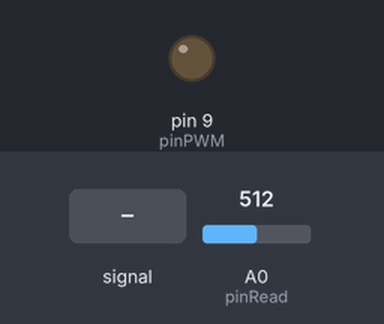
This sketch was run on a simulated Arduino Uno, built with avr-gcc and run on an emulated ATmega328P. Parts: output pins drawn as LEDs (lit = HIGH). Inputs (shaded band) come from the test bench; at power-on: A0 (pinRead) = 512.

Above: at 1.2 s.
1.3 s: A0 (pinRead) fed a 200 Hz sine of ±255 counts around its level
4.3 s: A0 (pinRead) set to 122
At 5.3 s:
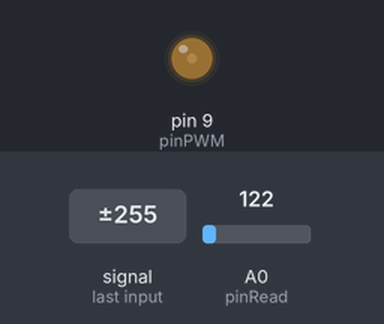
7.3 s: A0 (pinRead) set to 900
At 7.3 s:
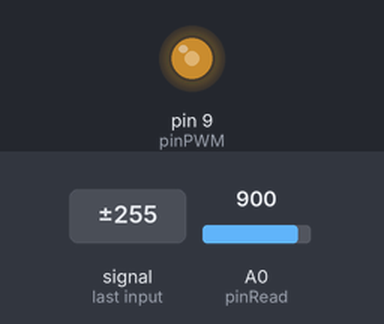
8.8 s: A0 (pinRead) set to 888
At 9.9 s:
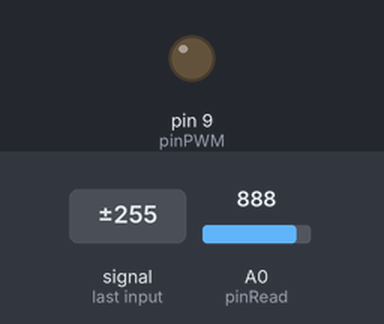
Timing chart, 0 to 11.3 s (numbered marks = the images above; inputs shaded):
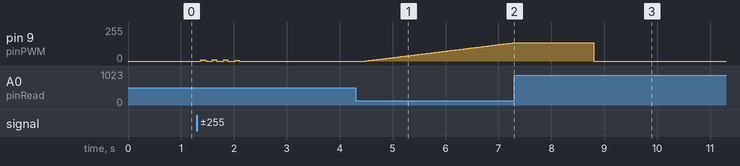

Measured:
- the behaviour switches between 900 and 899 on A0 (pinRead) (found by bisection; images 2 and 3)
- after the input at 4.3 s, pin 9 (pinPWM): moves from 0/255 to 137/255 over 2.8 s, starting after 0.19 s
- after the input at 7.3 s, pin 9 (pinPWM): stays 137/255 (without the input it goes to 138/255 after 0.01 s)
- after the input at 8.8 s, pin 9 (pinPWM): 137/255 → 0/255 at once

The sketch:

without_print_and_setParams.ino
```cpp
int pinPWM = 9;
int pinRead = A0;
uint32_t freq, realFreq;
int32_t pwm = 0;
uint32_t timerD = 0;
uint16_t delayD;
int32_t err[] = {0, 0};

uint8_t scale;
uint32_t P, D, I;
int16_t target, readableData, averD, averP;
uint8_t alphaD, alphaP;
int32_t maxPwm, accum, error;

void setup()
{
    analogReference(INTERNAL);
    cli(); //запрет прерываний
    //режим вывода не инверсный
    TCCR1A|=(1<<COM1A1);  //1
    TCCR1A&=~(1<<COM1A0);  //0

    //режим шим c точной фазой и частотой
    TCCR1A&=~(1<<WGM10);  //0
    TCCR1A&=~(1<<WGM11);  //0
    TCCR1B&=~(1<<WGM12);  //0
    TCCR1B|=(1<<WGM13);  //1

    //предделитель 1
    TCCR1B|=(1<<CS10);  //1
    TCCR1B&=~((1<<CS11)|(1<<CS12));  //0 0

    sei(); //разрешение прерываний

    pwm = 0;
    freq = 30000;
    setFreq();
    pinMode(pinPWM, OUTPUT);
    pinMode(pinRead, INPUT);
    err[0] = analogRead(A0);

    target = 300;
    scale = 22;//bits (max 22 for cliping in func setFreq(), for freq 30 kHz)
    averD = 0, averP = 0;
    alphaD = 5, alphaP = 3;
    delayD = 5000;

    maxPwm = static_cast<int32_t>(0.8 * ((uint32_t)1 << scale));
    accum = static_cast<int32_t>(0.3 * ((uint32_t)1 << scale));
    P = 15000;
    D = 60000;
    I = 1;
}

void loop()
{
  innerFunc();
}

void innerFunc()
{
for(;;)
  {
    readableData = analogRead(A0);
    averWindP();
    error = target - averP;
    averWindD();
    if(micros() - timerD > delayD)
    {
      timerD = micros();
      err[0] = err[1];
      err[1] = target - averD;
    }
    if(readableData > 50)
    {
      if(readableData < 900)
      {
        accum += error;
        pwm = error * P + ((err[1] - err[0]) * D) + accum * I;
        if(pwm > maxPwm)
        {
          pwm = maxPwm;
        }
        else if(pwm < 0)
        {
          pwm = 0;
        }
      }
    }
    else
    {
      pwm = 0;
    }
    setFreq();
  }
}

void setFreq(){
  realFreq = 8000000UL / freq;
  ICR1 = realFreq;
  OCR1A = (uint16_t)((realFreq * (uint32_t)pwm) >> scale);
}
void averWindD()
{
  averD = ((alphaD-1)*averD + readableData)/alphaD;
}
void averWindP()
{
  averP = ((alphaP-1)*averP + readableData)/alphaP;
}
```
